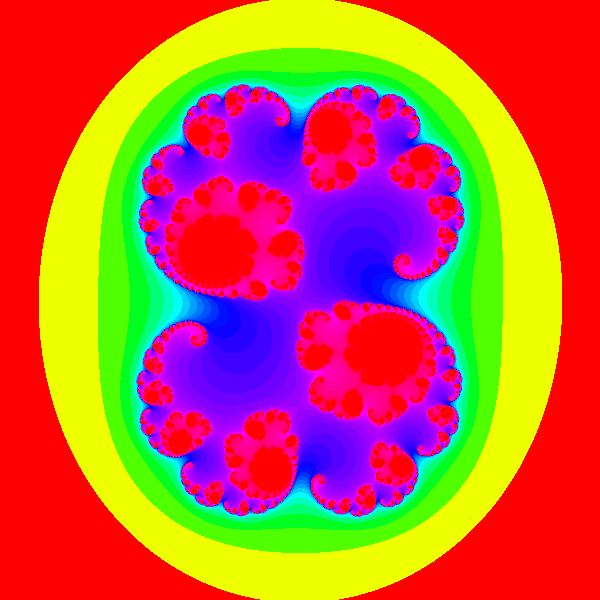
Frame 1 (no input)
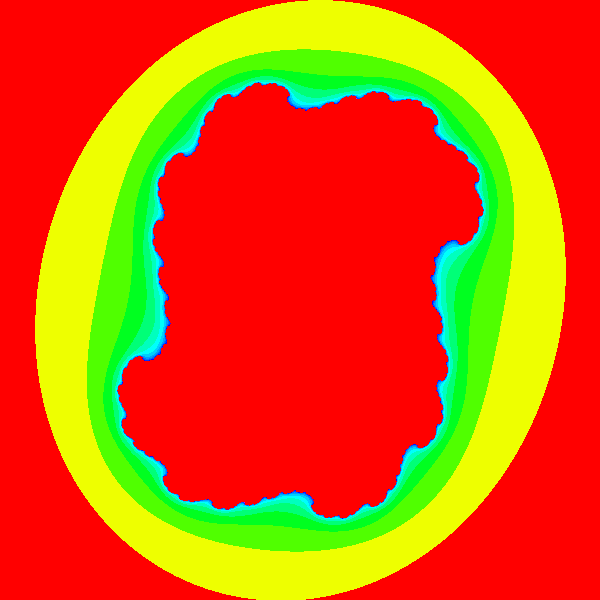
Frame 60 (the mouse pressed at the canvas centre just before this capture)
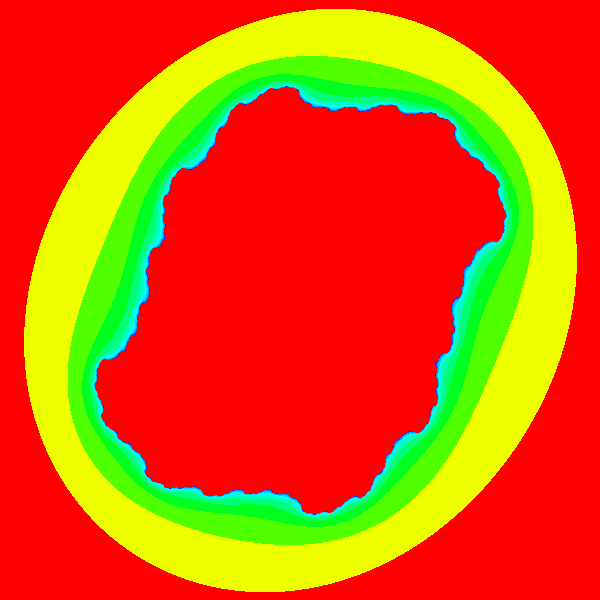
Frame 120 (the mouse held since frame 60 and released just before this capture)

The Processing sketch that drew these frames (run headless with seeded random() and noise(); from frame 60 on, the mouse is pressed at the canvas centre):

// Processing sketch: sketch_230219d
// ── sketch_230219d.pde
float xmin = -1.5;
float xmax = 1.5;
float ymin = -1.5;
float ymax = 1.5;
float juliaX = 0.285;
float juliaY = 0.01;
float zoom = 1;
int maxIterations = 100;
float maxR = 2;
float smoothness = 50;
float angle = 0;
float angleSpeed = 0.01;

void setup() {
  size(600, 600);
  colorMode(HSB, 255);
  smooth();
  frameRate(30);
}

void draw() {
  background(0);
  loadPixels();
  for (int x = 0; x < width; x++) {
    for (int y = 0; y < height; y++) {
      float a = map(x, 0, width, xmin/zoom, xmax/zoom);
      float b = map(y, 0, height, ymin/zoom, ymax/zoom);
      float ca = a;
      float cb = b;
      float n = 0;
      while (n < maxIterations) {
        float aa = a * a - b * b;
        float bb = 2 * a * b;
        a = aa + juliaX;
        b = bb + juliaY;
        if (a*a + b*b > maxR * maxR) {
          break;
        }
        n++;
      }
      float colorValue = map(n, 0, maxIterations, 0, 255);
      if (n == maxIterations) {
        colorValue = 0;
      } else {
        colorValue = map(log(n + 1) / log(smoothness), 0, 1, 0, 255);
      }
      pixels[x + y * width] = color(colorValue, 255, 255);
    }
  }
  updatePixels();
  angle += angleSpeed;
  juliaX = cos(angle) * 0.3;
  juliaY = sin(angle) * 0.3;
  zoom *= 0.995;
  if (zoom < 1) {
    zoom = 1;
  }
}
